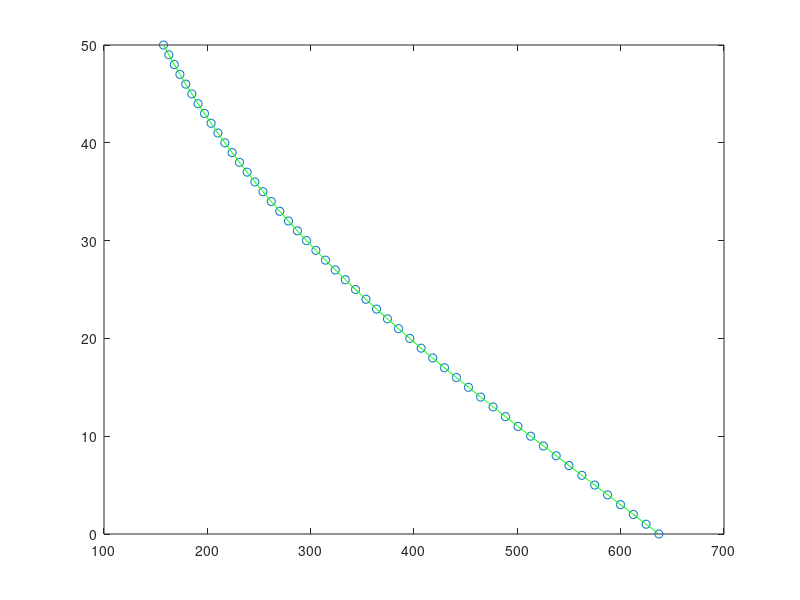

The MATLAB source for this figure:
% From the specification sheet
%
T=[0 
1
2
3
4
5
6
7
8
9
10
11
12
13
14
15
16
17
18
19
20
21
22
23
24
25
26
27
28
29
30
31
32
33
34
35
36
37
38
39
40
41
42
43
44
45
46
47
48
49
50
];
% Resistance in Ohms matchin above temperature
R=[32650.5
31032.1
29499.9
28052.4
26684.6
25391.2
24168.2
23011.2
21916.3
20879.8
19898.3
18968.6
18087.6
17252.6
16460.9
15710
14997.7
14321.6
13679.8
13070.4
12491.6
11941.6
11418.9
10922
10449.5
10000
9572.32
9165.29
8777.79
8408.68
8057.31
7722.43
7403.29
7098.42
6808.36
6531.31
6265.75
6016.47
5776.05
5546.53
5327.34
5117.97
4917.94
4726.77
4543.91
4369.33
4200.84
4040.81
3889.51
3743.17
3603.1
];

% Using 19.79 kOhm in series resistor we should get following counts on
% Arduino. The Analog In has 1024 alternatives.
A=1023*R./(R+19790);

% Now interpolate the Temperature as function of any possible analog
% reading of the Arduino.

Ai=[floor(min(A)):1:ceil(max(A))];
Ti=interp1(A,T,Ai','spline');

clf
plot(A,T,'o'); hold on
plot(Ai,Ti,'g'); 

Ti = round(Ti*100)/100;
sprintf('%0.2f, ',Ti)

min(Ai)
max(Ai)

% Make sure to use Ti in the lookup table of your Microcontroller code and
% Ai min/max as the min and max. Please take a look at how the lookup table
% works and update the values according your serial resistor.
